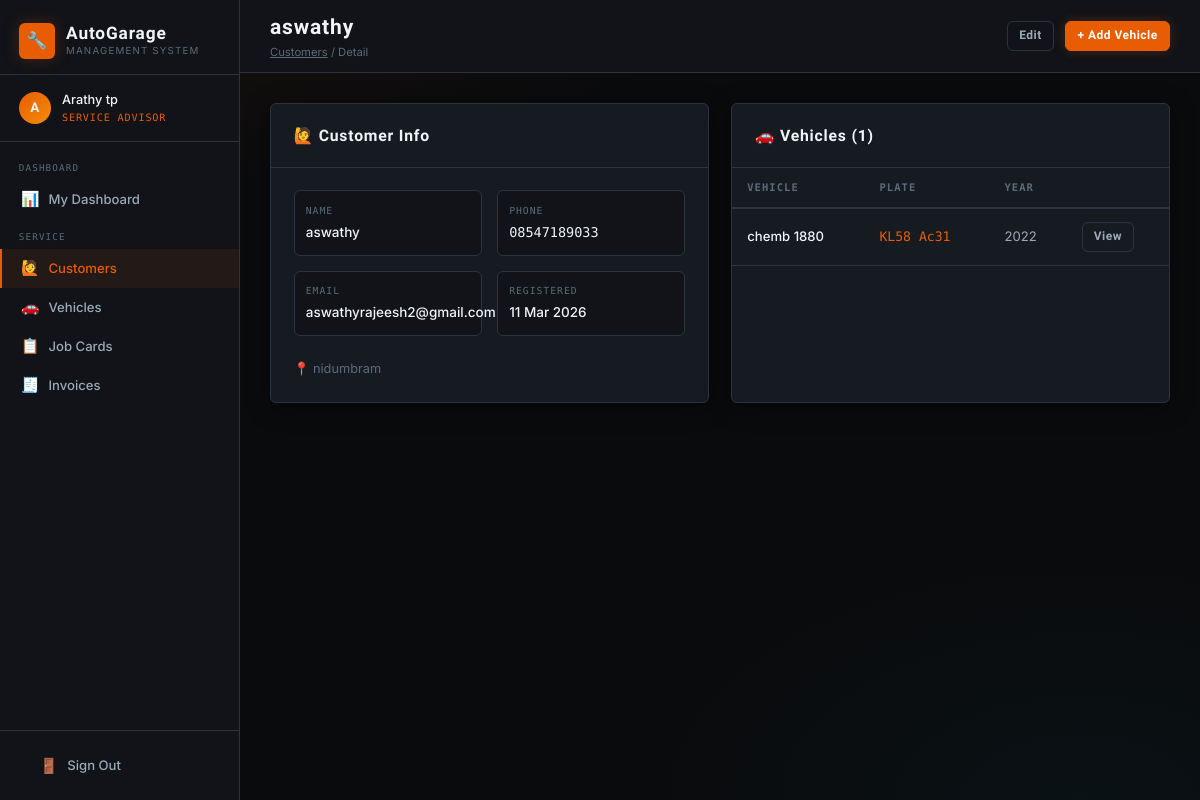
The page /customers/1/ (signed in) on the database its author committed.
### core/models.py (models this page shows, shortened)
class UserProfile(models.Model):
    ROLE_CHOICES = [
        ('owner', 'Owner'),
        ('advisor', 'Service Advisor'),
        ('mechanic', 'Mechanic'),
        ('store_manager', 'Store Manager'),
    ]
    user = models.OneToOneField(User, on_delete=models.CASCADE, related_name='profile')
    role = models.CharField(max_length=20, choices=ROLE_CHOICES)
    phone = models.CharField(max_length=20, blank=True)
    created_at = models.DateTimeField(auto_now_add=True)

class Customer(models.Model):
    name = models.CharField(max_length=100)
    email = models.EmailField(blank=True)
    phone = models.CharField(max_length=20)
    address = models.TextField(blank=True)
    created_at = models.DateTimeField(auto_now_add=True)
    created_by = models.ForeignKey(User, on_delete=models.SET_NULL, null=True)

class Vehicle(models.Model):
    customer = models.ForeignKey(Customer, on_delete=models.CASCADE, related_name='vehicles')
    make = models.CharField(max_length=50)
    model = models.CharField(max_length=50)
    year = models.PositiveIntegerField()
    license_plate = models.CharField(max_length=20, unique=True)
    vin = models.CharField(max_length=50, blank=True)
    color = models.CharField(max_length=30, blank=True)
    mileage = models.PositiveIntegerField(default=0)

### core/views.py (the view)
# urls.py: path('customers/<int:pk>/', views.customer_detail, name='customer_detail'),
@login_required
@role_required('owner', 'advisor')
def customer_detail(request, pk):
    customer = get_object_or_404(Customer, pk=pk)
    vehicles = customer.vehicles.all()
    return render(request, 'core/customer_detail.html', {'customer': customer, 'vehicles': vehicles})

### core/views.py (called while the page is built)
def role_required(*roles):
    def decorator(view_func):
        @wraps(view_func)
        def wrapper(request, *args, **kwargs):
            if not request.user.is_authenticated:
                return redirect('login')
            try:
                profile = request.user.profile
                if profile.role in roles or request.user.is_superuser:
                    return view_func(request, *args, **kwargs)
            except UserProfile.DoesNotExist:
                if request.user.is_superuser:
                    return view_func(request, *args, **kwargs)
            messages.error(request, "You don't have permission to access that page.")
            return redirect('dashboard')
        return wrapper
    return decorator

### core/templates/core/customer_detail.html (shortened to what this page needs)
{% extends 'core/base.html' %}
{% block page_title %}{{ customer.name }}{% endblock %}
{% block breadcrumb %}<a href="{% url 'customer_list' %}" style="color:var(--text-3);">Customers</a> / Detail{% endblock %}
{% block topbar_actions %}
<a href="{% url 'customer_edit' customer.pk %}" class="btn btn-secondary btn-sm">Edit</a>
<a href="{% url 'vehicle_create' %}" class="btn btn-primary btn-sm">+ Add Vehicle</a>
{% endblock %}
{% block content %}
<div class="grid-2 mb-3">
  <div class="card">
    <div class="card-header"><span class="card-title">🙋 Customer Info</span></div>
    <div class="card-body">
      <div class="job-meta-grid">
        <div class="job-meta-item"><div class="job-meta-label">Name</div><div class="job-meta-value">{{ customer.name }}</div></div>
        <div class="job-meta-item"><div class="job-meta-label">Phone</div><div class="job-meta-value text-mono">{{ customer.phone }}</div></div>
        <div class="job-meta-item"><div class="job-meta-label">Email</div><div class="job-meta-value">{{ customer.email|default:"—" }}</div></div>
        <div class="job-meta-item"><div class="job-meta-label">Registered</div><div class="job-meta-value">{{ customer.created_at|date:"d M Y" }}</div></div>
      </div>
      {% if customer.address %}<p class="text-muted">📍 {{ customer.address }}</p>{% endif %}
    </div>
  </div>
  <div class="card">
    <div class="card-header"><span class="card-title">🚗 Vehicles ({{ vehicles.count }})</span></div>
    <div class="table-wrap"><table>
      <thead><tr><th>Vehicle</th><th>Plate</th><th>Year</th><th></th></tr></thead>
      <tbody>
        {% for v in vehicles %}
        <tr>
          <td>{{ v.make }} {{ v.model }}</td>
          <td class="text-mono text-accent">{{ v.license_plate }}</td>
          <td>{{ v.year }}</td>
          <td><a href="{% url 'vehicle_detail' v.pk %}" class="btn btn-secondary btn-sm">View</a></td>
        </tr>
        {% empty %}<tr><td colspan="4" class="text-center text-muted">No vehicles registered</td></tr>
        {% endfor %}
      </tbody>
    </table></div>
  </div>
</div>
{% endblock %}

### core/templates/core/base.html (shortened to what this page needs)
{% load static %}
<!DOCTYPE html>
<html lang="en">
<head>
  <link rel="stylesheet" href="{% static 'core/css/style.css' %}">
</head>
<body>
<div class="layout">
  <aside class="sidebar">
    <div class="sidebar-brand">
      <a href="{% url 'dashboard' %}" class="logo">
        <div class="logo-icon">🔧</div>
        <div>
          <div class="logo-text">AutoGarage</div>
          <div class="logo-sub">Management System</div>
        </div>
      </a>
    </div>
    <div class="sidebar-user">
      <div class="user-avatar">{{ request.user.username|first|upper }}</div>
      <div>
        <div class="user-name">{{ request.user.get_full_name|default:request.user.username }}</div>
        <div class="user-role">
          {% if request.user.is_superuser %}Owner{% else %}{{ request.user.profile.get_role_display }}{% endif %}
        </div>
      </div>
    </div>
    <nav class="sidebar-nav">
      {% with role=request.user.profile.role|default:"owner" %}
      {% if request.user.is_superuser or role == "owner" %}
      <div class="nav-section">
        <div class="nav-section-label">Overview</div>
        <a href="{% url 'owner_dashboard' %}" class="nav-link {% if request.resolver_match.url_name == 'owner_dashboard' %}active{% endif %}">
          <span class="icon">📊</span><span>Dashboard</span>
        </a>
        <a href="{% url 'reports' %}" class="nav-link {% if request.resolver_match.url_name == 'reports' %}active{% endif %}">
          <span class="icon">📈</span><span>Reports</span>
        </a>
      </div>
      <div class="nav-section">
        <div class="nav-section-label">People</div>
        <a href="{% url 'staff_list' %}" class="nav-link {% if 'staff' in request.resolver_match.url_name %}active{% endif %}">
          <span class="icon">👥</span><span>Staff</span>
        </a>
        <a href="{% url 'customer_list' %}" class="nav-link {% if 'customer' in request.resolver_match.url_name %}active{% endif %}">
          <span class="icon">🙋</span><span>Customers</span>
        </a>
      </div>
      <div class="nav-section">
        <div class="nav-section-label">Operations</div>
        <a href="{% url 'vehicle_list' %}" class="nav-link {% if 'vehicle' in request.resolver_match.url_name %}active{% endif %}">
          <span class="icon">🚗</span><span>Vehicles</span>
        </a>
        <a href="{% url 'job_list' %}" class="nav-link {% if 'job' in request.resolver_match.url_name %}active{% endif %}">
          <span class="icon">📋</span><span>Job Cards</span>
        </a>
        <a href="{% url 'invoice_list' %}" class="nav-link {% if 'invoice' in request.resolver_match.url_name %}active{% endif %}">
          <span class="icon">🧾</span><span>Invoices</span>
        </a>
      </div>
      <div class="nav-section">
        <div class="nav-section-label">Inventory</div>
        <a href="{% url 'parts_list' %}" class="nav-link {% if 'part' in request.resolver_match.url_name %}active{% endif %}">
          <span class="icon">⚙️</span><span>Spare Parts</span>
        </a>
        <a href="{% url 'category_list' %}" class="nav-link {% if 'category' in request.resolver_match.url_name %}active{% endif %}">
          <span class="icon">🏷️</span><span>Categories</span>
        </a>
        <a href="{% url 'supplier_list' %}" class="nav-link {% if 'supplier' in request.resolver_match.url_name %}active{% endif %}">
          <span class="icon">🏭</span><span>Suppliers</span>
        </a>
      </div>
      {% elif role == "advisor" %}
      <div class="nav-section">
        <div class="nav-section-label">Dashboard</div>
        <a href="{% url 'advisor_dashboard' %}" class="nav-link {% if request.resolver_match.url_name == 'advisor_dashboard' %}active{% endif %}">
          <span class="icon">📊</span><span>My Dashboard</span>
        </a>
      </div>
      <div class="nav-section">
        <div class="nav-section-label">Service</div>
        <a href="{% url 'customer_list' %}" class="nav-link {% if 'customer' in request.resolver_match.url_name %}active{% endif %}">
          <span class="icon">🙋</span><span>Customers</span>
        </a>
        <a href="{% url 'vehicle_list' %}" class="nav-link {% if 'vehicle' in request.resolver_match.url_name %}active{% endif %}">
          <span class="icon">🚗</span><span>Vehicles</span>
        </a>
        <a href="{% url 'job_list' %}" class="nav-link {% if 'job' in request.resolver_match.url_name %}active{% endif %}">
          <span class="icon">📋</span><span>Job Cards</span>
        </a>
        <a href="{% url 'invoice_list' %}" class="nav-link {% if 'invoice' in request.resolver_match.url_name %}active{% endif %}">
          <span class="icon">🧾</span><span>Invoices</span>
        </a>
      </div>
      {% endif %}
      {% endwith %}
    </nav>
    <div class="sidebar-footer">
      <a href="{% url 'logout' %}" class="nav-link">
        <span class="icon">🚪</span><span>Sign Out</span>
      </a>
    </div>
  </aside>
  <div class="main">
    <div class="topbar">
      <div class="page-title">
        {% block page_title %}Dashboard{% endblock %}
        <span class="breadcrumb">{% block breadcrumb %}{% endblock %}</span>
      </div>
      <div class="topbar-actions">
        {% block topbar_actions %}{% endblock %}
      </div>
    </div>
    <div class="content">
      {% block content %}{% endblock %}
    </div>
  </div>
</div>
</body>
</html>

### rows shown on the page
Customer: name "aswathy", phone "08547189033", email "aswathyrajeesh2@gmail.com", created_at "11 Mar 2026", address "nidumbram", count "1"
Vehicle: make "chemb", model "1880", license_plate "KL58 Ac31", year "2022"

### other values the page prints
{{ request.user.username|first|upper }} "A"
{{ request.user.get_full_name|default:request.user.username }} "Arathy tp"
{{ request.user.profile.get_role_display }} "SERVICE ADVISOR"
